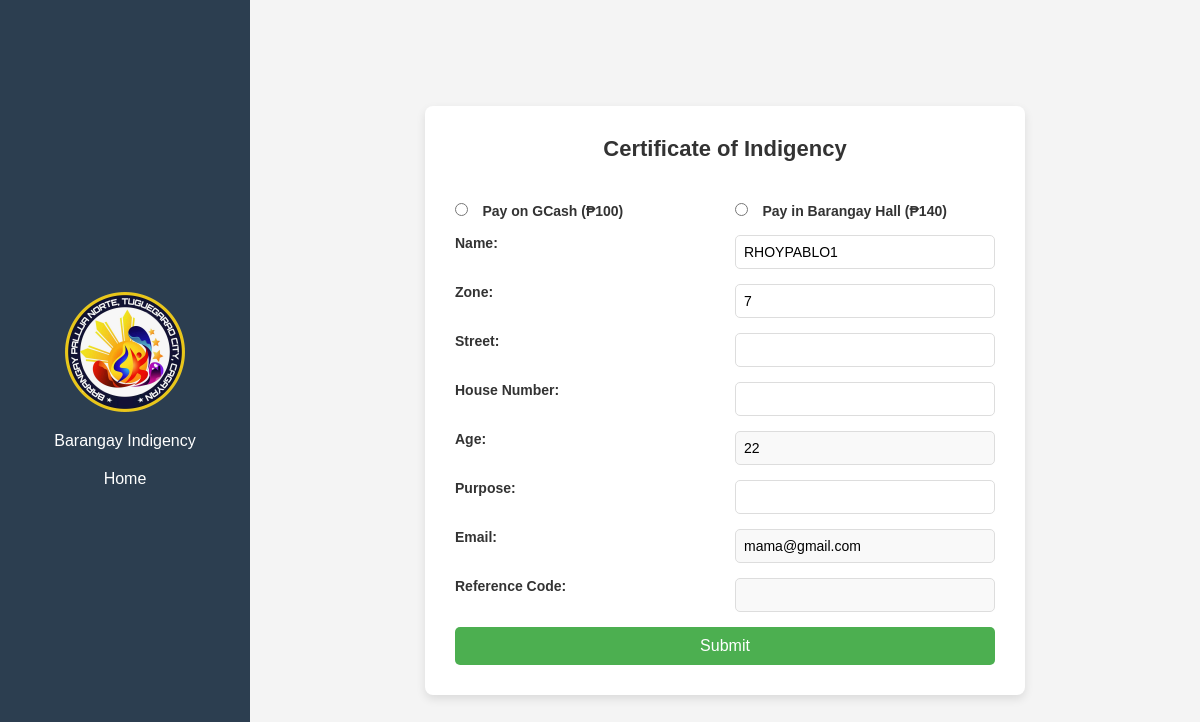
The page /frontend/certificate_indigency.php (signed in) on the database its author committed.
### tables this page shows
CREATE TABLE `users` (
  `id` int(11) NOT NULL,
  `name` varchar(100) NOT NULL,
  `username` varchar(50) NOT NULL,
  `contact_number` varchar(15) NOT NULL,
  `password` varchar(255) NOT NULL,
  `zone` int(11) NOT NULL,
  `mothers_name` varchar(100) NOT NULL,
  `fathers_name` varchar(100) NOT NULL,
  `birthday` date NOT NULL,
  `profile_picture` varchar(255) DEFAULT NULL,
  `gender` enum('Male','Female','Others') NOT NULL,
  `spouse_name` varchar(255) DEFAULT NULL,
  `citizenship` enum('Filipino','Dual','Others') NOT NULL,
  `house_number` varchar(50) DEFAULT NULL,
  `street` varchar(255) DEFAULT NULL,
  `work` varchar(255) DEFAULT NULL,
  `is_student` enum('Yes','No') NOT NULL,
  `school` varchar(255) DEFAULT NULL,
  `degree` varchar(255) DEFAULT NULL,
  `married` enum('Yes','No') NOT NULL
);

### frontend/certificate_indigency.php (the view, shortened to what this page needs)
<?php
$conn = new mysqli("localhost", "root", "", "your_database");
$user_username = $_SESSION['username'];
$sql = "SELECT * FROM users WHERE username = ?";
$stmt = $conn->prepare($sql);
$stmt->bind_param("s", $user_username);
$stmt->execute();
$result = $stmt->get_result();
if ($result->num_rows > 0) {
    $user_data = $result->fetch_assoc();
    $name = $user_data['name'];
    $zone = $user_data['zone'];
    $street = $user_data['street'];
    $house_number = $user_data['house_number'];
    $birthday = $user_data['birthday'];
    $email = $user_data['username'];
    $age = date_diff(date_create($birthday), date_create('today'))->y;
} else {
    echo "<script>alert('User not found.'); window.location.href='login.php';</script>";
    exit;
}
?>
<!DOCTYPE html>
<html lang="en">
<head>
    <link rel="stylesheet" href="certificate_indigency.css">
</head>
<body>
    <div class="sidebar">
        <img src="../pic/logo2.png" alt="Logo">
        <p>Barangay Indigency</p>
        <nav>
            <ul>
                <li><a href="index.php">Home</a></li>
            </ul>
        </nav>
    </div>
    <div class="content">
        <div class="form-container">
            <h1>Certificate of Indigency</h1>
            <form method="POST">
                <p>
                    <input type="radio" id="paygcash" name="payment_method" value="gcash" onchange="toggleReferenceCode()" required>
                    <label for="paygcash">Pay on GCash (₱100)</label>
                </p>
                <p>
                    <input type="radio" id="paybarangay" name="payment_method" value="barangay_hall" onchange="toggleReferenceCode()" required>
                    <label for="paybarangay">Pay in Barangay Hall (₱140)</label>
                </p>
                <label for="name">Name:</label>
                <input type="text" id="name" name="name" value="<?php echo $name; ?>" required>
                <label for="zone">Zone:</label>
                <input type="text" id="zone" name="zone" value="<?php echo $zone; ?>" required>
                <label for="street">Street:</label>
                <input type="text" id="street" name="street" value="<?php echo $street; ?>" required>
                <label for="house_number">House Number:</label>
                <input type="text" id="house_number" name="house_number" value="<?php echo $house_number; ?>" required>
                <label for="age">Age:</label>
                <input type="number" id="age" name="age" value="<?php echo $age; ?>" readonly>
                <label for="purpose">Purpose:</label>
                <input type="text" id="purpose" name="purpose" required>
                <label for="email">Email:</label>
                <input type="email" id="email" name="email" value="<?php echo $email; ?>" readonly>
                <label for="reference_code">Reference Code:</label>
                <input type="text" id="reference_code" name="reference_code" readonly>
                <button type="submit">Submit</button>
            </form>
        </div>
    </div>
</body>
</html>

### frontend/certificate_indigency.css (style rules this page uses)
* { margin: 0; padding: 0; box-sizing: border-box; }
body { font-family: Arial, sans-serif; background-color: #f4f4f4; display: flex; height: 100vh; overflow: hidden; }
.sidebar { width: 250px; background-color: #2c3e50; display: flex; flex-direction: column; align-items: center; justify-content: center; padding: 20px; color: #fff; }
.sidebar img { width: 120px; height: auto; margin-bottom: 20px; }
.sidebar nav ul { list-style: none; padding: 0; margin: 0; width: 100%; text-align: center; }
.sidebar nav ul li { margin: 10px 0; }
.sidebar nav ul li a { text-decoration: none; font-size: 16px; color: #fff; padding: 10px; display: block; border-radius: 5px; transition: background-color 0.3s ease; }
.content { flex: 1; display: flex; justify-content: center; align-items: center; padding: 20px; }
.form-container { width: 600px; background-color: #ffffff; border-radius: 8px; box-shadow: 0 4px 10px rgba(0, 0, 0, 0.1); padding: 30px; display: flex; flex-direction: column; gap: 20px; }
h1 { font-size: 22px; color: #333; text-align: center; margin-bottom: 20px; }
form { display: grid; grid-template-columns: 1fr 1fr; column-gap: 20px; row-gap: 15px; }
label { font-weight: bold; font-size: 14px; color: #333; }
input[type="text"], input[type="email"], input[type="number"] { padding: 8px; border-radius: 5px; border: 1px solid #ddd; font-size: 14px; width: 100%; }
input[type="radio"] + label { display: inline-block; font-size: 14px; margin-left: 5px; }
input[type="radio"] { width: auto; margin-right: 5px; }
button { grid-column: span 2; background-color: #4CAF50; color: white; border: none; padding: 10px 15px; font-size: 16px; cursor: pointer; border-radius: 5px; transition: background-color 0.3s; text-align: center; }
input[readonly] { background-color: #f9f9f9; }

### rows shown on the page
users: name "RHOYPABLO1", zone "7", age "22", email "mama@gmail.com"
